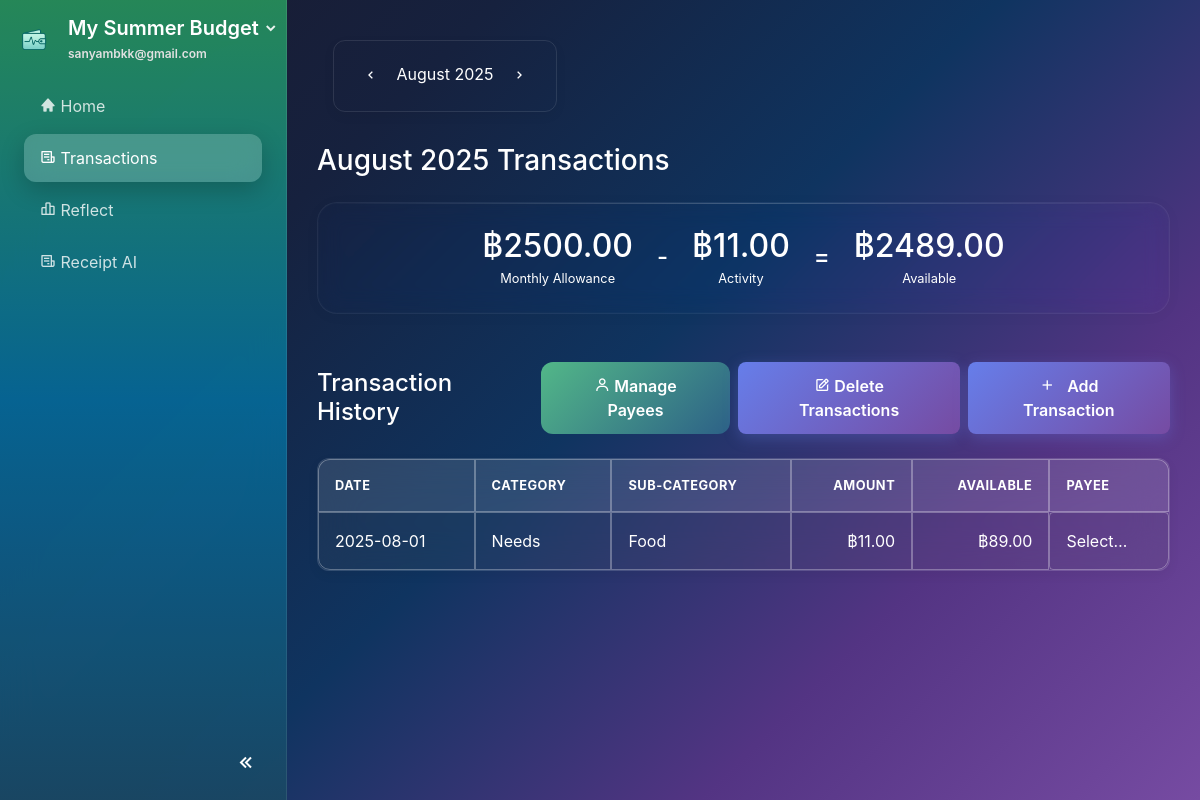
Page /transactions (signed in) on the earlier database version.
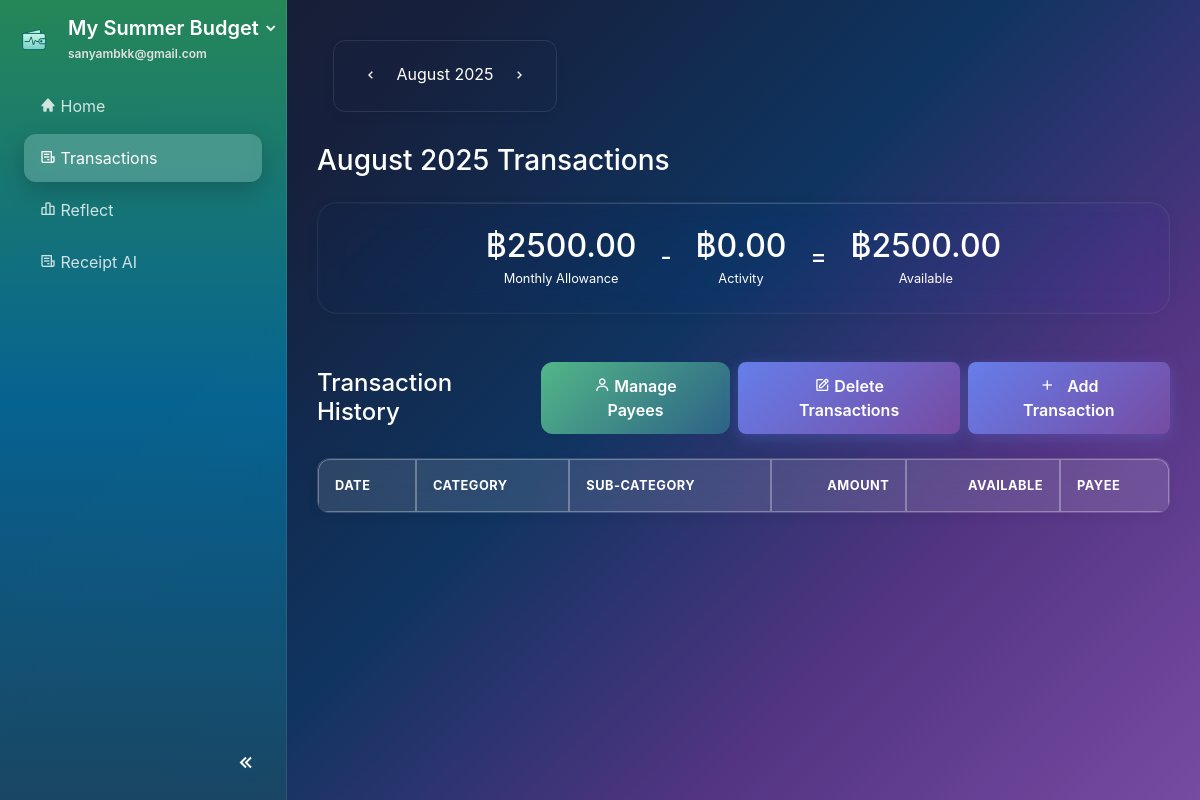
Same page on the later database version.
### website/models.py (models this page shows, shortened)
class Transaction(db.Model):
    id = db.Column(db.Integer, primary_key=True)
    description = db.Column(db.String(200), nullable=False)
    amount = db.Column(db.Float, nullable=False)
    transaction_date = db.Column(db.DateTime, nullable=False)
    category_id = db.Column(db.Integer, db.ForeignKey('budget_category.id'), nullable=False)
    payee_id = db.Column(db.Integer, db.ForeignKey('payee.id'), nullable=True)
    plan_id = db.Column(db.Integer, db.ForeignKey('plan.id'), nullable=False)
    created_date = db.Column(db.DateTime(timezone=True), default=func.now())
    source_type = db.Column(db.String(20), default='manual')  # 'manual', 'receipt'
    user_notes = db.Column(db.Text, nullable=True)  # User's payment notes for categorization
    plan = db.relationship('Plan', backref=db.backref('transactions', lazy=True, cascade="all, delete-orphan"))
    payee = db.relationship('Payee', backref=db.backref('transactions', lazy=True))

class BudgetCategory(db.Model):
    id = db.Column(db.Integer, primary_key=True)
    name = db.Column(db.String(100), nullable=False)
    icon = db.Column(db.String(50), default='bx-category')
    main_category = db.Column(db.String(50), nullable=False)  # 'needs', 'wants', 'bills', 'investments'
    assigned_amount = db.Column(db.Float, default=0.0)
    spent_amount = db.Column(db.Float, default=0.0)
    plan_id = db.Column(db.Integer, db.ForeignKey('plan.id'), nullable=False)
    created_date = db.Column(db.DateTime(timezone=True), default=func.now())
    plan = db.relationship('Plan', backref=db.backref('categories', lazy=True, cascade="all, delete-orphan"))
    transactions = db.relationship('Transaction', backref='category', lazy=True, cascade="all, delete-orphan")
    @property
    def available_amount(self):
        return self.assigned_amount - self.spent_amount

### website/views.py (the view)
@views.route('/transactions/<int:year>/<int:month>')
@views.route('/transactions')
@login_required
def transactions(year=None, month=None):
    plan = current_user.active_plan
    if not plan:
        flash("No active plan found.", 'error')
        return redirect(url_for('views.home'))
    monthly_allowance = plan.monthly_income or 0.0
    if year is None or month is None:
        today = datetime.now()
        year, month = today.year, today.month
    try:
        display_date = datetime(year, month, 1)
    except ValueError:
        today = datetime.now()
        year, month = today.year, today.month
        display_date = datetime(year, month, 1)
    display_month_str = display_date.strftime('%B')
    start_of_month = datetime(year, month, 1)
    end_of_month = start_of_month + timedelta(days=32)
    end_of_month = datetime(end_of_month.year, end_of_month.month, 1)
    activity_sum = db.session.query(func.sum(Transaction.amount)).filter(
        Transaction.plan_id == plan.id,
        Transaction.transaction_date >= start_of_month,
        Transaction.transaction_date < end_of_month
    ).scalar() or 0.0
    activity_total = abs(activity_sum)  # Convert to positive value for display
    available = monthly_allowance - activity_total
    from dateutil.relativedelta import relativedelta
    prev_month_date = display_date - relativedelta(months=1)
    next_month_date = display_date + relativedelta(months=1)
    user_join_date = current_user.date_created or datetime.now()
    is_first_month = (display_date.year == user_join_date.year and display_date.month == user_join_date.month)
    can_go_prev = not is_first_month
    can_go_next = True  # Allow future months for transaction entry
    return render_template(
        'transactions.html',
        monthly_allowance=monthly_allowance,
        activity_total=activity_total,
        available=available,
        transactions=db.session.query(Transaction).filter(
            Transaction.plan_id==plan.id,
            Transaction.transaction_date>=start_of_month,
            Transaction.transaction_date<end_of_month
        ).order_by(Transaction.transaction_date.desc()).all(),
        payees=[{'id': p.id, 'name': p.name} for p in plan.payees],
        current_month=display_month_str,
        current_month_num=month,
        current_year=year,
        prev_month=prev_month_date.month,
        prev_year=prev_month_date.year,
        next_month=next_month_date.month,
        next_year=next_month_date.year,
        can_go_prev=can_go_prev,
        can_go_next=can_go_next
    )

### website/templates/transactions.html (shortened to what this page needs)
{% extends "base.html" %}
{% block content %}
<div class="container-fluid mt-4">
    <div class="top-bar">
        <div class="month-selector">
            {% if can_go_prev %}
                <a href="{{ url_for('views.transactions', year=prev_year, month=prev_month) }}" class="btn btn-nav"><i class='bx bx-chevron-left'></i></a>
            {% else %}
                <span class="btn btn-nav disabled"><i class='bx bx-chevron-left'></i></span>
            {% endif %}
            <span class="current-month">{{ current_month }} {{ current_year }}</span>
            {% if can_go_next %}
                <a href="{{ url_for('views.transactions', year=next_year, month=next_month) }}" class="btn btn-nav"><i class='bx bx-chevron-right'></i></a>
            {% else %}
                <span class="btn btn-nav disabled"><i class='bx bx-chevron-right'></i></span>
            {% endif %}
        </div>
    </div>
    <h3 class="page-title mb-4">{{ current_month }} {{ current_year }} Transactions</h3>
    <div class="card glass p-4 d-flex flex-row align-items-center justify-content-center balances-display mb-5">
        <div class="text-center mx-4 mb-3 mb-lg-0">
            <h2 class="text-success mb-0">฿{{ "%.2f"|format(monthly_allowance) }}</h2>
            <small class="text-muted">Monthly Allowance</small>
        </div>
        <div class="h4 mb-0 text-muted">-</div>
        <div class="text-center mx-4 mb-3 mb-lg-0">
            <h2 class="text-danger mb-0">฿{{ "%.2f"|format(activity_total) }}</h2>
            <small class="text-muted">Activity</small>
        </div>
        <div class="h4 mb-0 text-muted">=</div>
        <div class="text-center mx-4 mb-3 mb-lg-0">
            <h2 class="text-primary mb-0">฿{{ "%.2f"|format(available) }}</h2>
            <small class="text-muted">Available</small>
        </div>
    </div>
    <div class="d-flex justify-content-between align-items-center mb-4">
        <h4 class="mb-0">Transaction History</h4>
        <div class="d-flex gap-2">
            <button class="btn btn-primary mr-2" id="managePayeesBtn" data-toggle="modal" data-target="#managePayeesModal">
                <i class="bx bx-user"></i> Manage Payees
            </button>
            <button class="btn btn-primary mr-2" id="manageTransactionsBtn" data-toggle="modal" data-target="#manageTransactionsModal">
                <i class="bx bx-edit"></i> Delete Transactions
            </button>
            <button class="btn btn-primary" id="addTransactionBtn" data-toggle="modal" data-target="#addTransactionModal">
                <i class="bx bx-plus"></i> Add Transaction
            </button>
        </div>
    </div>
    <div class="transactions-table-container">
        <div class="table-responsive">
        <table id="transactionsTable" class="table table-striped table-bordered">
            <thead class="thead-light">
                <tr>
                    <th>Date</th>
                    <th>Category</th>
                    <th>Sub-Category</th>
                    <th class="text-right">Amount</th>
                    <th class="text-right">Available</th>
                    <th>Payee</th>
                </tr>
            </thead>
            <tbody>
                {% for tx in transactions %}
                <tr data-transaction-id="{{ tx.id }}">
                    <td>{{ tx.transaction_date.strftime('%Y-%m-%d') }}</td>
                    <td>{{ tx.category.main_category.capitalize() }}</td>
                    <td>{{ tx.category.name }}</td>
                    <td class="text-right">฿{{ "%.2f"|format(tx.amount|abs) }}</td>
                    <td class="text-right">฿{{ "%.2f"|format(tx.category.available_amount) }}</td>
                    <td class="payee-cell" role="button" tabindex="0" data-current-payee="{{ tx.payee.id if tx.payee else '' }}">
                        {{ tx.payee.name if tx.payee else 'Select…' }}
                    </td>
                </tr>
                {% endfor %}
            </tbody>
        </table>
        </div>
    </div>
</div>
{% endblock %}

Differences in the rows shown:
no longer on this page (row edited): Transaction: transaction_date "2025-08-01", category.main_category "Needs", category.name "Food", amount|abs "11.00", payee "Select…"
no longer on this page (row edited): BudgetCategory: category.available_amount "89.00"
Other differences:
{{ "%.2f"|format(activity_total) }}: "11.00" → "0.00"
{{ "%.2f"|format(available) }}: "2489.00" → "2500.00"
